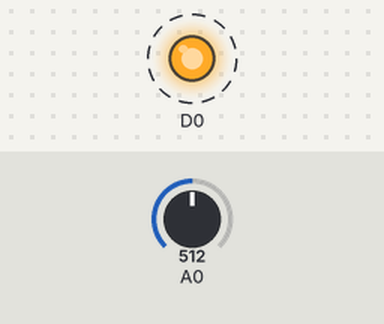
The sketch below on a simulated ESP8266 (NodeMCU). Shown: output pins drawn as LEDs (lit = HIGH). Dashed ring = blinking. The test bench sets the inputs (shaded band); at power-on: A0 = 512. WiFi joins after 1.5 s; servers stay silent unless stated; what the sketch prints to the serial monitor is not drawn.

Above: at 1.7 s.
Timing chart, 0 to 4.5 s (numbered marks = the images above):
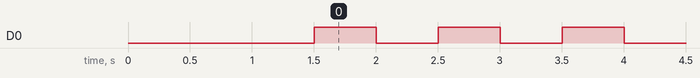

Measured:
- by itself, D0: alternates HIGH for 0.50 s and LOW for 0.50 s

The sketch:

arduino.ino
```cpp
#include <ESP8266WiFi.h>
#include <ESP8266HTTPClient.h>

#define HOST "192.168.86.238"
#define PORT 3000
#define STASSID "zagrobelny"
#define STAPSK  "bridget1"

const int bufCapacity = 20000;
const int bufTarget = 60; // how much to buffer
int pos = 0;
int startPos = 0;
int bufSize = 0;
uint16_t values[bufCapacity] = {0};
unsigned long last = 0;
int interval = 1E6;
int testval = 0;

void setup() {
  Serial.begin(115200);
  Serial.println();
  WiFi.begin(STASSID, STAPSK);
  pinMode(D0, OUTPUT);
  digitalWrite(D0, LOW);
  while (WiFi.status() != WL_CONNECTED) {
    delay(500);
    Serial.print(".");
  }
  Serial.println("");
  Serial.print(F("Connected! IP address: "));
  Serial.println(WiFi.localIP());
}

void loop() {
  if (micros() - last > interval) {
    last = micros();

    values[pos] = readHumidity();

    // debug();

    if (bufSize == bufCapacity) {
      if (startPos < bufCapacity - 1) {
        startPos++;
      } else {
        startPos = 0;
      }
    }

    if (bufSize < bufCapacity) {
      bufSize++;
    }

    if (pos < (bufCapacity - 1)) {
      pos++;
    } else {
      pos=0;
    }

    if (bufSize >= bufTarget) {
      attemptUpdate();
    }

  }
}

void debug() {
  Serial.print("pos:");
  Serial.print(pos);
  Serial.print(" startPos:");
  Serial.print(startPos);
  Serial.println();
  for (int i = 0; i < bufCapacity; i++) {
    Serial.print(values[i]);
    if (i < bufCapacity - 1) {
      Serial.print(",");
    }
  }
  Serial.println();
}


void attemptUpdate() {
  WiFiClient client;
  if ((WiFi.status() == WL_CONNECTED) && (client.connect(HOST, PORT))) {
    client.println(F("POST / HTTP/1.1"));
    client.println(F("Host: http://" HOST "/"));
    client.println(F("Content-Type: text/plain"));
    //client.println("Transfer-Encoding: chunked");
    client.print(F("Content-Length: "));
    client.println(bufSize * 5 + 1);
    client.println();

    client.print("[");
    for (int i = 0; i < bufSize; i++) {
      int j = (i + startPos) % bufCapacity;
      uint16_t v = values[j];
      client.printf("%*d", 4, v);
      if (i < bufSize - 1) {
        client.print(",");
      }
    }
    client.println("]");
    client.println();
    client.stop();

    pos = 0;
    bufSize = 0;
    startPos = 0;
  } else {
    Serial.println(F("update attempt failed."));
  }
}

int readHumidity() {
  int value;
  digitalWrite(D0, HIGH);
  delay(500);
  value = analogRead(A0);
  digitalWrite(D0, LOW);

  return value;
}
```
